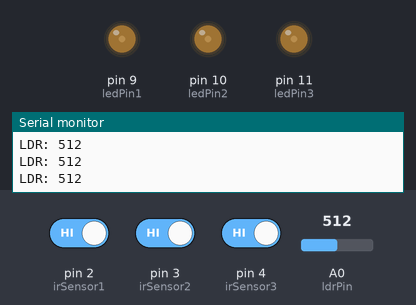
Simulated run of this sketch. Board: Arduino Uno, built with avr-gcc and run on an emulated ATmega328P. Parts: output pins drawn as LEDs (lit = HIGH), the last lines printed to the serial monitor. The inputs (shaded band) are chosen by the test bench; at power-on: A0 (ldrPin) = 512, pin 2 (irSensor1) HIGH, pin 3 (irSensor2) HIGH, pin 4 (irSensor3) HIGH.

Above: at 1.2 s.
1.3 s: A0 (ldrPin) set to 107
2.8 s: A0 (ldrPin) set to 89
At 3.6 s:
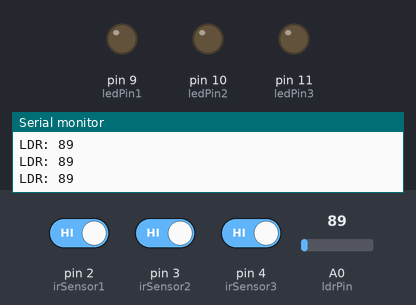
4.3 s: A0 (ldrPin) set to 110
At 5.0 s:
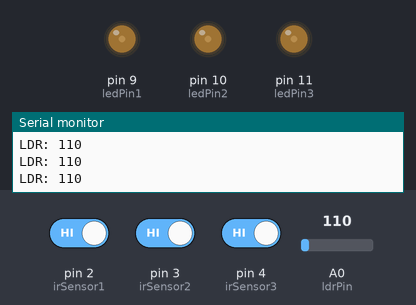
5.8 s: pin 2 (irSensor1) driven LOW
At 6.8 s:
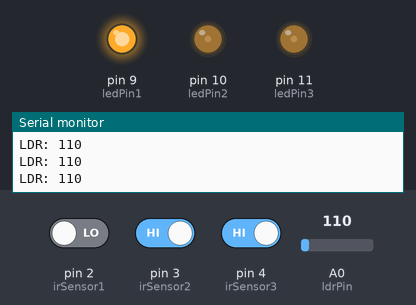
7.3 s: pin 3 (irSensor2) driven LOW
At 8.5 s:
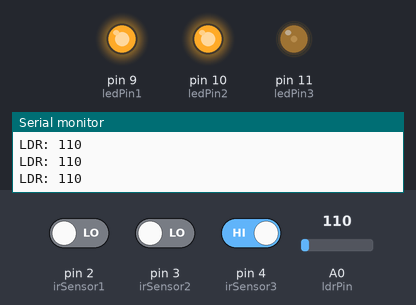
8.8 s: pin 4 (irSensor3) driven LOW
At 9.2 s:
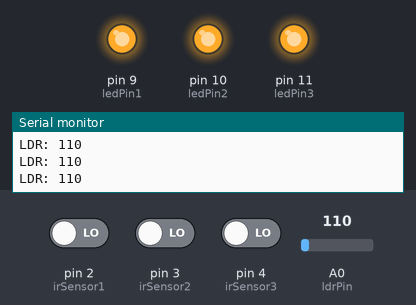
Timing chart, 0 to 11.3 s (numbered marks = the images above; inputs shaded):
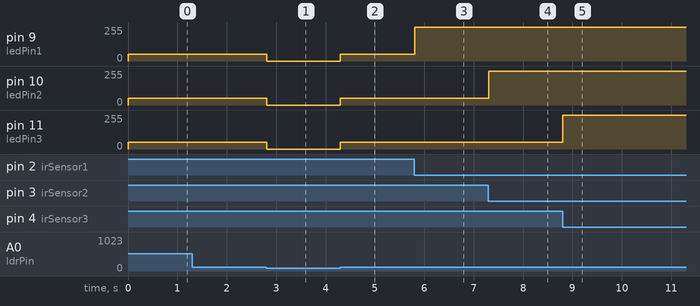

The sketch:

streetloght.ino
```cpp
int irSensor1 = 2;
int irSensor2 = 3;
int irSensor3 = 4;

int ledPin1 = 9;
int ledPin2 = 10;
int ledPin3 = 11;

int ldrPin = A0;       // LDR connected to analog pin A0
int ldrValue = 0;
int ldrThreshold = 100; // Lower value = darker. Adjust as needed.

void setup() {
  pinMode(irSensor1, INPUT);
  pinMode(irSensor2, INPUT);
  pinMode(irSensor3, INPUT);

  pinMode(ledPin1, OUTPUT);
  pinMode(ledPin2, OUTPUT);
  pinMode(ledPin3, OUTPUT);

  Serial.begin(9600); // Optional: for debugging
}

void loop() {
  // Read LDR value
  ldrValue = analogRead(ldrPin);
  Serial.print("LDR: ");
  Serial.println(ldrValue);

  if (ldrValue > ldrThreshold) {
    // It's dark — enable street light logic

    analogWrite(ledPin1, 100);
    analogWrite(ledPin2, 100);
    analogWrite(ledPin3, 100);

    // Sensor 1
    if (digitalRead(irSensor1) == LOW) {
      analogWrite(ledPin1, 255); // Bright LED

    }
    else {
      analogWrite(ledPin1, 50);   // Turn OFF
    }

    // Sensor 2
    if (digitalRead(irSensor2) == LOW) {
      analogWrite(ledPin2, 255);

    }
    else {
      analogWrite(ledPin2, 50);
    }

    // Sensor 3
    if (digitalRead(irSensor3) == LOW) {
      analogWrite(ledPin3, 255);

    }
    else {
      analogWrite(ledPin3, 50);
    }

  } else {
    // It's daytime — turn all LEDs off

    analogWrite(ledPin1, 0);
    analogWrite(ledPin2, 0);
    analogWrite(ledPin3, 0);
  }

  delay(10); // Small delay
}
```

Measured:
- the behaviour switches between 101 and 100 on A0 (ldrPin) (found by bisection; images 0 and 1)
- after the input at 2.8 s, pin 9 (ledPin1), pin 10 (ledPin2), pin 11 (ledPin3): 50/255 → 0/255 at once
- after the input at 4.3 s, pin 9 (ledPin1), pin 10 (ledPin2), pin 11 (ledPin3): 0/255 → 50/255 at once
- after the input at 5.8 s, pin 9 (ledPin1): 50/255 → 255/255 at once
- after the input at 7.3 s, pin 10 (ledPin2): 50/255 → 255/255 at once
- after the input at 8.8 s, pin 11 (ledPin3): 50/255 → 255/255 at once
